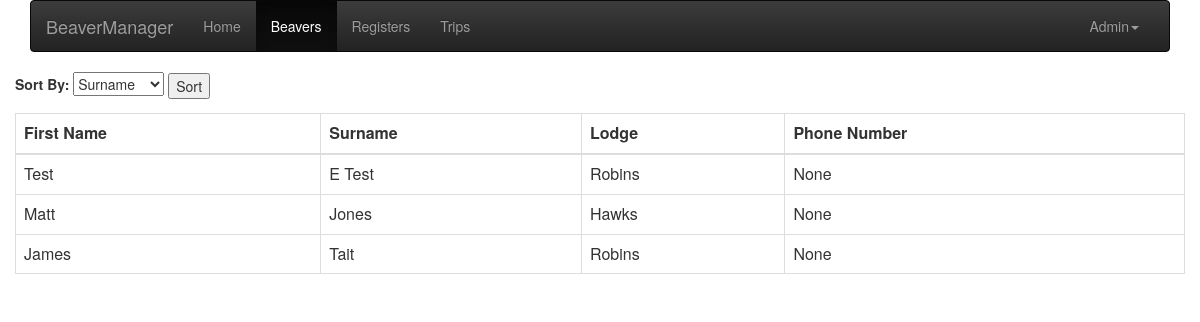
The page /beavers on the database its author committed.
### app/models.py (models this page shows, shortened)
class Beaver(db.Model):
    id = db.Column(db.Integer, primary_key=True)
    first_name = db.Column(db.String(64))
    surname = db.Column(db.String(64))
    dob = db.Column(db.DateTime)
    lodge_id = db.Column(db.Integer, db.ForeignKey('lodge.id'))
    contacts = db.relationship('EmergencyContact', backref="beaver",
                               lazy="dynamic")

class Lodge(db.Model):
    id = db.Column(db.Integer, primary_key=True)
    name = db.Column(db.String(64))
    beavers = db.relationship('Beaver', backref="lodge", lazy="dynamic")

class EmergencyContact(db.Model):
    id = db.Column(db.Integer, primary_key=True)
    beaver_id = db.Column(db.Integer, db.ForeignKey('beaver.id'))
    first_name = db.Column(db.String(64))
    surname = db.Column(db.String(64))
    email = db.Column(db.String(256))
    phone_number = db.Column(db.String(11))
    address_line1 = db.Column(db.String(64))
    address_line2 = db.Column(db.String(64))
    town = db.Column(db.String(64))
    county = db.Column(db.String(64))
    postcode = db.Column(db.String(64))

### app/views.py (the view)
@app.route('/beavers')
def beavers():
    beavers = Beaver.query.all()
    sort_form = BeaverSortForm()
    return render_template("beavers.html", beavers=beavers, form=sort_form)

### app/forms.py
class BeaverSortForm(Form):
    sort_on = SelectField('Sort By', choices=[('surname', 'Surname'),
                          ('first_name', 'First Name'),
                          ('lodge.name', 'Lodge')])

### app/templates/beavers.html
{% extends "base.html" %}
{% from "_forms.html" import render_field %}
{% set sort_on = request.args.sort_on|default('surname') %}
{% block content %}
<form class="form-inline">
  <div class="form-group">
    <label >Sort By:</label>
    {{ form.sort_on()|safe }}
  </div>
  <div class="form-group">
    <input type="submit" value="Sort">
  </div>
</form>
<table class="table table-bordered table-hover table-responsive">
  <thead>
    <tr>
      <th>First Name</th>
      <th>Surname</th>
      <th>Lodge</th>
      <th>Phone Number</th>
    </tr>
  </thead>
  <tbody>
  {% for beaver in beavers|sort(attribute=sort_on) %}
    <tr class="clickable-row" data-href="/beavers/{{beaver.id}}">
      <td>
        {{ beaver.first_name }}
      </td>
      <td>
        {{ beaver.surname }}
      <td>
        {{ beaver.lodge.name }}
      </td>
      <td>
        {{ beaver.contacts[0].phone_number}}
      </td>
    </tr>
  {% endfor %}
  </tbody>
</table>
{% endblock %}

### app/templates/base.html (shortened to what this page needs)
{% from "_macros.html" import nav_link with context %}
<html>
  <head>
    {% include "head.html" %}
  </head>
  <body>
    <div class="container">
      {% include "navbar.html"%}
      <div class="row">
        <div class="span12">
          {% block content %}{% endblock %}
        </div>
      </div>
    </div>
  </body>
</html>

### app/templates/_macros.html
{% macro nav_link(endpoint, name) %}
  {% if request.endpoint in endpoint %}
    <li class="active"><a href="{{ url_for(endpoint) }}">{{name}}</a></li>
  {% else %}
    <li><a href="{{ url_for(endpoint) }}">{{name}}</a></li>
  {% endif %}
{% endmacro %}

### app/templates/head.html (shortened to what this page needs)
<link href="/static/css/bootstrap.min.css" rel="stylesheet" media="screen">
<link href="/static/css/bootstrap-theme.min.css" rel="stylesheet">
<link href="/static/css/toastr.css" rel="stylesheet">
<link href="/static/css/beavermanager.css" rel="stylesheet">

### app/templates/navbar.html (shortened to what this page needs)
<nav class="navbar navbar-inverse" role="navigation">
  <div class="container-fluid">
    <div class="navbar-header">
      <a class="navbar-brand" href="/">BeaverManager</a>
    </div>
    <div class="collapse navbar-collapse" id="bs-example-navbar-collapse-1">
      <ul class="nav navbar-nav">
        {{ nav_link('index', 'Home') }}
        {{ nav_link('beavers', 'Beavers') }}
        {{ nav_link('registers', 'Registers')}}
        {{ nav_link('trips', 'Trips')}}
      </ul>
      <ul class="nav navbar-nav navbar-right">
        <li class="dropdown">
          <a href="#" class="dropdown-toggle" data-toggle="dropdown">Admin<b class="caret"></b></a>
        </li>
      </ul>
    </div>
  </div>
</nav>

### app/static/css/beavermanager.css (style rules this page uses)
.clickable-row { cursor: pointer; }

### rows shown on the page
Beaver: first_name "Test", surname "E Test", lodge.name "Robins", phone_number "None"
Beaver: first_name "Matt", surname "Jones", lodge.name "Hawks", phone_number "None"
Beaver: first_name "James", surname "Tait", lodge.name "Robins", phone_number "None"

### other values the page prints
{{ name }} "Home Registers Trips"
{{ name }} "Beavers"
